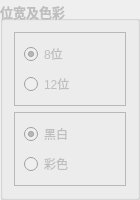
           <widget class="QGroupBox" name="m_bitsPerPixelChange">
            <property name="enabled">
             <bool>false</bool>
            </property>
            <property name="minimumSize">
             <size>
              <width>130</width>
              <height>0</height>
             </size>
            </property>
            <property name="maximumSize">
             <size>
              <width>140</width>
              <height>16777215</height>
             </size>
            </property>
            <property name="font">
             <font>
              <pointsize>10</pointsize>
              <weight>75</weight>
              <bold>true</bold>
             </font>
            </property>
            <property name="title">
             <string>位宽及色彩</string>
            </property>
            <property name="alignment">
             <set>Qt::AlignLeading|Qt::AlignLeft|Qt::AlignVCenter</set>
            </property>
            <property name="flat">
             <bool>false</bool>
            </property>
            <layout class="QVBoxLayout" name="verticalLayout_9">
             <item>
              <widget class="QFrame" name="frame_12">
               <property name="frameShape">
                <enum>QFrame::StyledPanel</enum>
               </property>
               <property name="frameShadow">
                <enum>QFrame::Raised</enum>
               </property>
               <layout class="QVBoxLayout" name="verticalLayout_8">
                <item>
                 <widget class="QRadioButton" name="m_8bitsChoosed">
                  <property name="font">
                   <font>
                    <pointsize>9</pointsize>
                    <weight>50</weight>
                    <bold>false</bold>
                   </font>
                  </property>
                  <property name="layoutDirection">
                   <enum>Qt::LeftToRight</enum>
                  </property>
                  <property name="text">
                   <string>8位</string>
                  </property>
                  <property name="checked">
                   <bool>true</bool>
                  </property>
                 </widget>
                </item>
                <item>
                 <widget class="QRadioButton" name="m_12bitsChoosed">
                  <property name="font">
                   <font>
                    <pointsize>9</pointsize>
                    <weight>50</weight>
                    <bold>false</bold>
                   </font>
                  </property>
                  <property name="text">
                   <string>12位</string>
                  </property>
                 </widget>
                </item>
               </layout>
              </widget>
             </item>
             <item>
              <widget class="QFrame" name="frame_6">
               <property name="frameShape">
                <enum>QFrame::StyledPanel</enum>
               </property>
               <property name="frameShadow">
                <enum>QFrame::Raised</enum>
               </property>
               <layout class="QVBoxLayout" name="verticalLayout_10">
                <item>
                 <widget class="QRadioButton" name="radioButton_2">
                  <property name="font">
                   <font>
                    <pointsize>9</pointsize>
                    <weight>50</weight>
                    <bold>false</bold>
                   </font>
                  </property>
                  <property name="text">
                   <string>黑白</string>
                  </property>
                  <property name="checked">
                   <bool>true</bool>
                  </property>
                 </widget>
                </item>
                <item>
                 <widget class="QRadioButton" name="m_colorImageChoosed">
                  <property name="font">
                   <font>
                    <pointsize>9</pointsize>
                    <weight>50</weight>
                    <bold>false</bold>
                   </font>
                  </property>
                  <property name="mouseTracking">
                   <bool>true</bool>
                  </property>
                  <property name="accessibleName">
                   <string/>
                  </property>
                  <property name="text">
                   <string>彩色</string>
                  </property>
                  <property name="checkable">
                   <bool>true</bool>
                  </property>
                  <property name="checked">
                   <bool>false</bool>
                  </property>
                 </widget>
                </item>
               </layout>
              </widget>
             </item>
            </layout>
           </widget>
